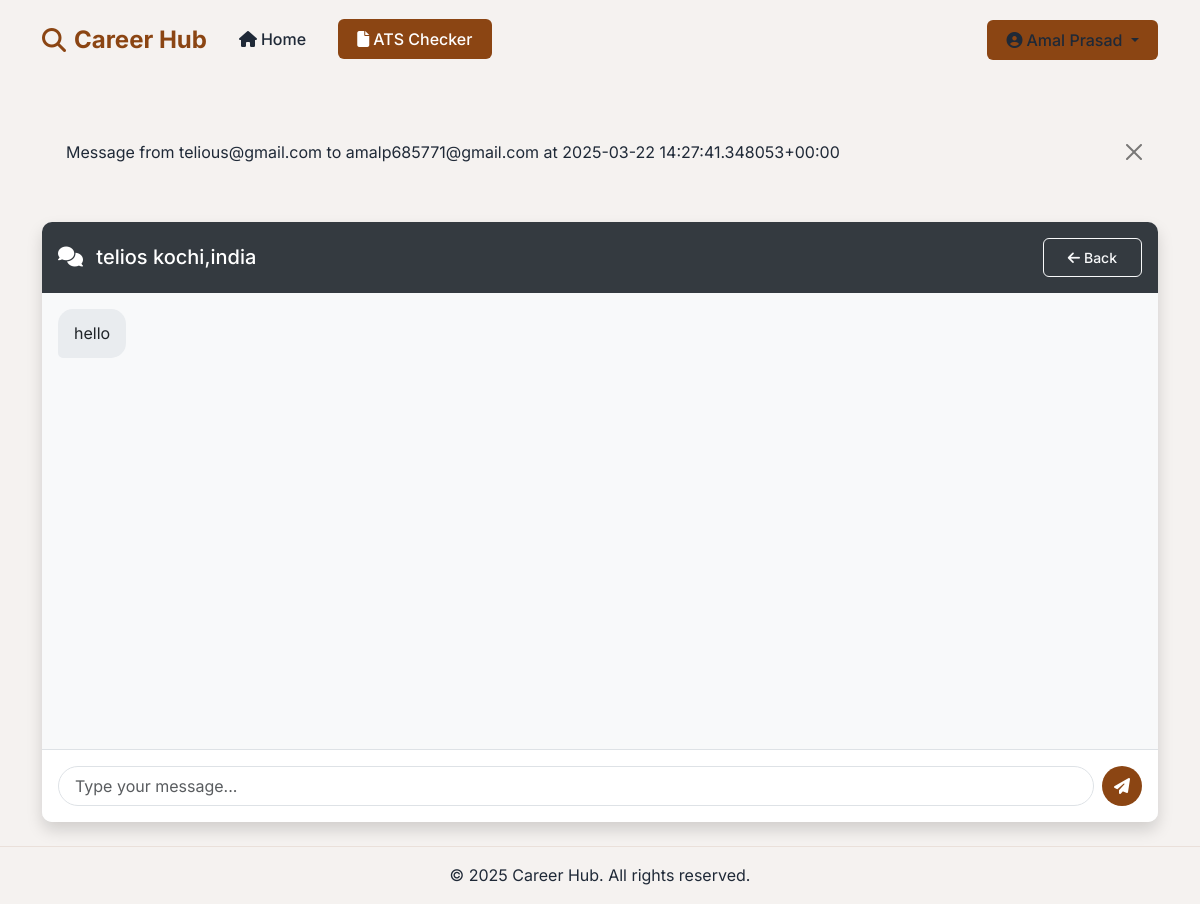
/chat/1/ (signed in), run on the app's committed database.
### accounts/models.py (models this page shows)
class User(AbstractUser):
    username = None
    role = models.CharField(max_length=12, error_messages={
        'required': "Role must be provided"
    })
    gender = models.CharField(max_length=10, choices=GENDER_CHOICES, blank=True, null=True)
    email = models.EmailField(unique=True, blank=False,
                            error_messages={
                                'unique': "A user with that email already exists.",
                            })
    headline = models.CharField(max_length=100, blank=True, null=True,
                              help_text="Your professional headline, e.g. 'Senior Python Developer'")
    highest_education = models.CharField(
        max_length=20,
        choices=EDUCATION_CHOICES,
        blank=True,
        null=True,
        help_text="Your highest level of education"
    )
    education_details = models.CharField(
        max_length=255,
        blank=True,
        null=True,
        help_text="Details about your education (e.g., 'B.Tech in Computer Science')"
    )
    resume = models.FileField(
        upload_to='resumes/',
        blank=True,
        null=True,
        validators=[FileExtensionValidator(allowed_extensions=['pdf', 'doc', 'docx'])],
        help_text="Upload your resume (PDF, DOC, or DOCX)"
    )
    linkedin_profile = models.URLField(
        max_length=255,
        blank=True,
        null=True,
        help_text="Your LinkedIn profile URL"
    )
    github_profile = models.URLField(
        max_length=255,
        blank=True,
        null=True,
        help_text="Your GitHub profile URL"
    )
    portfolio_website = models.URLField(
        max_length=255,
        blank=True,
        null=True,
        help_text="Your portfolio website URL"
    )
    phone_number = models.CharField(
        max_length=15,
        blank=True,
        null=True,
        help_text="Your contact phone number"
    )
    address = models.TextField(
        max_length=500,
        blank=True,
        null=True,
        help_text="Your current address"
    )
    skills = models.TextField(
        blank=True,
        null=True,
        help_text="List your key skills (comma-separated)"
    )
    experience_years = models.CharField(
        max_length=20,
        choices=EXPERIENCE_CHOICES,
        blank=True,
        null=True,
        help_text="Years of professional experience"
    )
    current_company = models.CharField(
        max_length=100,
        blank=True,
        null=True,
        help_text="Your current company name"
    )
    current_position = models.CharField(
        max_length=100,
        blank=True,
        null=True,
        help_text="Your current job position"
    )
    bio = models.TextField(
        max_length=1000,
        blank=True,
        null=True,
        help_text="A brief bio about yourself"
    )
    USERNAME_FIELD = "email"
    REQUIRED_FIELDS = []
    def __str__(self):
        return self.email
    objects = UserManager()
    class Meta:
        ordering = ['-date_joined']

### jobsapp/models.py (models this page shows)
class ChatMessage(models.Model):
    sender = models.ForeignKey(User, on_delete=models.CASCADE, related_name='sent_messages')
    receiver = models.ForeignKey(User, on_delete=models.CASCADE, related_name='received_messages')
    content = models.TextField()
    created_at = models.DateTimeField(auto_now_add=True)
    is_read = models.BooleanField(default=False)
    related_job = models.ForeignKey('Job', on_delete=models.SET_NULL, null=True, blank=True)
    class Meta:
        ordering = ['created_at']
    def __str__(self):
        return f"Message from {self.sender} to {self.receiver} at {self.created_at}"

### jobsapp/views/chat.py (the view, shortened to what this page needs)
# urls.py: path('<int:user_id>/', ChatView.as_view(), name='chat'),
@method_decorator(ensure_csrf_cookie, name='dispatch')
class ChatView(LoginRequiredMixin, TemplateView):
    def get_template_names(self):
        if self.request.user.role == 'employee':
            return ['jobs/chat/employee_chat.html']
        return ['jobs/chat/chat.html']
    def get_context_data(self, **kwargs):
        context = super().get_context_data(**kwargs)
        other_user_id = self.kwargs.get('user_id')
        job_id = self.kwargs.get('job_id', None)
        other_user = get_object_or_404(User, id=other_user_id)
        context['other_user'] = other_user
        if job_id:
            context['job'] = get_object_or_404(Job, id=job_id)
        messages = ChatMessage.objects.filter(
            (Q(sender=self.request.user, receiver=other_user) |
             Q(sender=other_user, receiver=self.request.user))
        ).order_by('created_at')
        context['messages'] = messages
        return context
    def get(self, request, *args, **kwargs):
        return super().get(request, *args, **kwargs)

### templates/jobs/chat/employee_chat.html (shortened to what this page needs)
{% extends 'base.html' %}
{% load static %}
{% block content %}
<div class="container py-4">
    <div class="chat-container shadow position-relative">
        <div class="chat-header">
            <h5 class="mb-0">
                <i class="fas fa-comments me-2"></i>
                {{ other_user.get_full_name }}
            </h5>
            <a href="{% url 'jobs:employee-dashboard' %}" class="btn btn-outline-light btn-sm">
                <i class="fas fa-arrow-left me-1"></i>Back
            </a>
        </div>
        <div class="messages-container" id="messages-container">
            {% for message in messages %}
                <div class="message {% if message.sender == request.user %}sent{% else %}received{% endif %}" data-message-id="{{ message.id }}">
                    <div class="message-bubble">{{ message.content }}</div>
                </div>
            {% empty %}
                <div class="text-center text-muted py-5">
                    <i class="fas fa-comments fa-3x mb-3 d-block"></i>
                    <p class="mb-0">No messages yet. Start the conversation!</p>
                </div>
            {% endfor %}
        </div>
        <div class="message-input">
            <form id="message-form" method="post">
                <div class="message-form">
                    <input type="text" name="message" class="form-control" placeholder="Type your message..." required>
                    <button type="submit" class="btn btn-primary">
                        <i class="fas fa-paper-plane"></i>
                    </button>
                </div>
            </form>
        </div>
    </div>
</div>
{% endblock %}

### templates/base.html (shortened to what this page needs)
{% load static %}
<!DOCTYPE html>
<html lang="en">
<head>
    <link href="https://cdn.jsdelivr.net/npm/bootstrap@5.3.0/dist/css/bootstrap.min.css" rel="stylesheet">
    <link rel="stylesheet" href="https://cdnjs.cloudflare.com/ajax/libs/font-awesome/6.4.0/css/all.min.css">
</head>
<body class="{% block body_class %}page-without-hero{% endblock %}">
    <nav class="navbar navbar-expand-lg sticky-top">
        <div class="container">
            <a class="navbar-brand" href="/">
                <i class="fas fa-search"></i>Career Hub
            </a>
            <div class="collapse navbar-collapse" id="navbarNav">
                <ul class="navbar-nav me-auto">
                    <li class="nav-item me-3">
                        <a class="nav-link {% if request.path == '/' %}active{% endif %}" href="/">
                            <i class="fas fa-home me-1"></i>Home
                        </a>
                    </li>
                    <li class="nav-item me-3">
                        <a class="btn btn-primary" href="https://amalprasad007-ats-checker-ats-resume-checker-idwwyx.streamlit.app/" target="_blank">
                            <i class="fas fa-file me-1"></i>ATS Checker
                        </a>
                    </li>
                </ul>
                <div class="d-flex align-items-center gap-3">
                    {% if request.user.is_authenticated %}
                    <div class="dropdown">
                        <button class="btn btn-primary dropdown-toggle" type="button" data-bs-toggle="dropdown">
                            <i class="fas fa-user-circle me-1"></i>{{ request.user.get_full_name }}
                        </button>
                    </div>
                    {% endif %}
                </div>
            </div>
        </div>
    </nav>
    <main class="main-content flex-grow-1">
        {% if messages %}
        <div class="container mt-4">
            {% for message in messages %}
            <div class="alert alert-{{ message.tags }} alert-dismissible fade show" role="alert">
                {{ message }}
                <button type="button" class="btn-close" data-bs-dismiss="alert" aria-label="Close"></button>
            </div>
            {% endfor %}
        </div>
        {% endif %}
        {% block content %}{% endblock %}
    </main>
    <footer class="footer mt-auto py-3">
        <div class="container text-center">
            <p class="mb-0">&copy; {% now "Y" %} Career Hub. All rights reserved.</p>
        </div>
    </footer>
</body>
</html>

### templates/base.html (style rules this page uses)
:root { --primary-color: #8B4513; --secondary-color: #6B3410; --accent-color: #A65D1E; --text-color: #1f2937; --light-bg: #f5f2f0; --success-color: #8B4513; --danger-color: #dc2626; }
body { font-family: 'Inter', sans-serif; color: var(--text-color); line-height: 1.6; min-height: 100vh; display: flex; flex-direction: column; }
.navbar { padding: 1rem 0; background: transparent !important; box-shadow: none; position: absolute; width: 100%; z-index: 1000; }
.navbar-brand { font-weight: 700; color: var(--primary-color) !important; font-size: 1.5rem; display: flex; align-items: center; gap: 0.5rem; }
.nav-link { color: var(--text-color) !important; font-weight: 500; padding: 0.5rem 1rem !important; border-radius: 0.375rem; }
.btn { padding: 0.5rem 1.5rem; font-weight: 500; border-radius: 0.375rem; transition: all 0.3s ease; }
.btn-primary { background-color: var(--primary-color); border: none; color: #fff; padding: 0.5rem 1.2rem; }
.navbar .dropdown-toggle { color: var(--text-color) !important; }
.main-content { flex: 1; padding-top: 80px; background-color: var(--light-bg); }
.page-without-hero .main-content { padding-top: 100px; background-color: var(--light-bg); }
.navbar .btn-primary { background: var(--primary-color); color: #fff; border: none; }
.card, .btn, .nav-link { transition: all 0.3s ease; }
.alert { border: none; border-radius: 0.5rem; padding: 1rem 1.5rem; }
.footer { background-color: var(--light-bg); padding: 1.5rem 0; border-top: 1px solid rgba(139, 69, 19, 0.1); margin-top: auto; }

### templates/jobs/chat/employee_chat.html (style rules this page uses)
.chat-container { height: calc(100vh - 200px); min-height: 500px; background-color: #f8f9fa; border-radius: 10px; overflow: hidden; }
.chat-header { background-color: #343a40; color: white; padding: 1rem; display: flex; justify-content: space-between; align-items: center; }
.messages-container { height: calc(100% - 120px); overflow-y: auto; padding: 1rem; }
.message { max-width: 70%; margin-bottom: 1rem; clear: both; }
.message.received { float: left; }
.message-bubble { padding: 0.75rem 1rem; border-radius: 15px; display: inline-block; word-break: break-word; }
.message.received .message-bubble { background-color: #e9ecef; color: #212529; border-bottom-left-radius: 5px; }
.message-input { background-color: white; border-top: 1px solid #dee2e6; padding: 1rem; position: absolute; bottom: 0; left: 0; right: 0; }
.message-form { display: flex; gap: 0.5rem; }
.message-form input { flex: 1; border-radius: 20px; padding-left: 1rem; padding-right: 1rem; }
.message-form button { border-radius: 50%; width: 40px; height: 40px; padding: 0; display: flex; align-items: center; justify-content: center; }

### data on the page
User: user.get_full_name "Amal Prasad"
ChatMessage: sender+receiver+created_at "Message from telious@gmail.com to amalp685771@gmail.com at 2025-03-22 14:27:41.348053+00:00", content "hello"
User: get_full_name "telios kochi,india"
